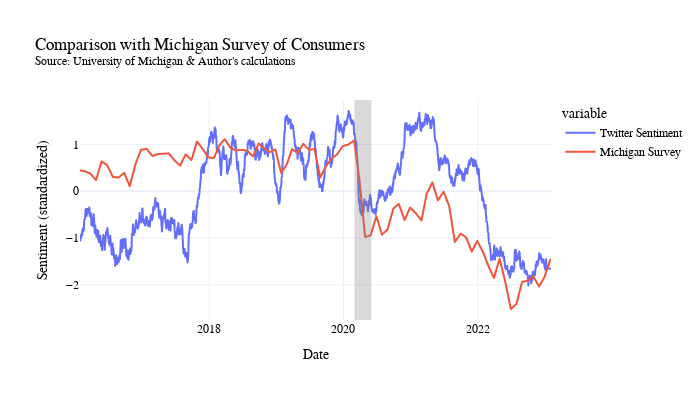
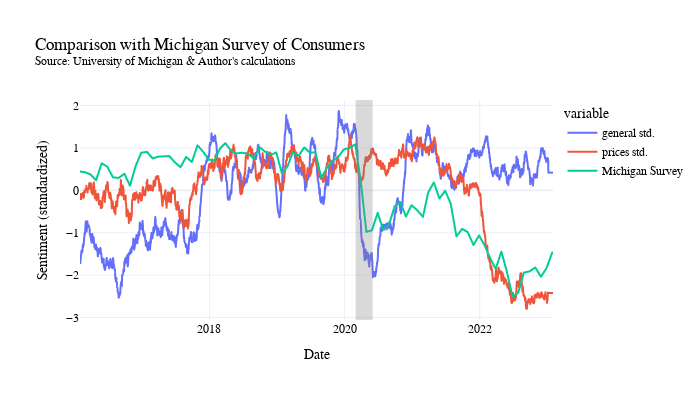

Notebook code cell kept with these figures, in order:
### Code cell
#Create the finalized scores by taking rolling average, and converting to z-score

#Collect both the daily average score and count into one dataframe
merged_df = pd.merge(agg_count, agg_means, left_index=True, right_index=True, how='inner',suffixes=('_count','_mean'))
merged_df = merged_df.sort_index(ascending=True)
#suffix "_x" refers to score, "_y" refers to count
#Create a custom score metric and take a moving average
for cat in category_list:   
    merged_df[cat +"_score"] = merged_df[cat +"_mean"].rolling(30).mean()
    merged_df[cat +" std."] = stats.zscore(merged_df[cat +"_score"], nan_policy='omit')

#Merge the Michigan sentiment with twitter sentiment
merged_plot = pd.merge(merged_df, df_mich, left_index=True, right_index=True, how='left')

#Interpolate missing values due to michigan being monthly and twitter sentiment being daily
merged_plot = merged_plot.interpolate()
merged_plot["Michigan Survey"] = stats.zscore(merged_plot["ICS_ALL"], nan_policy='omit')

#Create the final index by combining general and price sentiment 
merged_plot['total'] = (merged_plot['general_score'] + merged_plot['prices_score'])
merged_plot["Twitter Sentiment"] = stats.zscore(merged_plot["total"], nan_policy='omit')

#Roll forward to get rid of nans from the rolling average 
merged_plot = merged_plot.iloc[32: , :]

#Plot the two for comparison
plot_clean(merged_plot, ['Twitter Sentiment','Michigan Survey'], "Comparison with Michigan Survey of Consumers<br><sup>Source: University of Michigan & Author's calculations</sup>",'Sentiment (standardized)',400)

plot_clean(merged_plot, ['general std.','prices std.','Michigan Survey'], "Comparison with Michigan Survey of Consumers<br><sup>Source: University of Michigan & Author's calculations</sup>",'Sentiment (standardized)',400)

### Figure 1 — Plotly figure (JSON) as saved in the notebook; plotly's stock layout.template omitted (floating-point values rounded to 4 significant figures; data arrays with more than 128 entries replaced by an {"elided": "..."} marker saying what was removed)
{"data": [{"hovertemplate": "variable=Twitter Sentiment<br>date=%{x}<br>value=%{y}<extra></extra>", "legendgroup": "Twitter Sentiment", "line": {"color": "#636efa", "dash": "solid"}, "marker": {"symbol": "circle"}, "mode": "lines", "name": "Twitter Sentiment", "showlegend": true, "type": "scattergl", "x": {"elided": "2558 str values"}, "xaxis": "x", "y": {"elided": "2558 float values"}, "yaxis": "y"}, {"hovertemplate": "variable=Michigan Survey<br>date=%{x}<br>value=%{y}<extra></extra>", "legendgroup": "Michigan Survey", "line": {"color": "#EF553B", "dash": "solid"}, "marker": {"symbol": "circle"}, "mode": "lines", "name": "Michigan Survey", "showlegend": true, "type": "scattergl", "x": {"elided": "2558 str values"}, "xaxis": "x", "y": {"elided": "2558 float values"}, "yaxis": "y"}], "layout": {"font": {"color": "black", "family": "Georgia"}, "height": 400, "legend": {"title": {"text": "variable"}, "tracegroupgap": 0}, "shapes": [{"fillcolor": "grey", "line": {"width": 0}, "opacity": 0.3, "type": "rect", "x0": "2020-03-01 00:00:00", "x1": "2020-06-01 00:00:00", "xref": "x", "y0": 0, "y1": 1, "yref": "y domain"}], "title": {"text": "Comparison with Michigan Survey of Consumers<br><sup>Source: University of Michigan & Author's calculations</sup>"}, "width": 700, "xaxis": {"anchor": "y", "domain": [0, 1], "title": {"text": "Date"}}, "yaxis": {"anchor": "x", "domain": [0, 1], "title": {"text": "Sentiment (standardized)"}}}}

### Figure 2 — Plotly figure (JSON) as saved in the notebook; plotly's stock layout.template omitted (floating-point values rounded to 4 significant figures; data arrays with more than 128 entries replaced by an {"elided": "..."} marker saying what was removed)
{"data": [{"hovertemplate": "variable=general std.<br>date=%{x}<br>value=%{y}<extra></extra>", "legendgroup": "general std.", "line": {"color": "#636efa", "dash": "solid"}, "marker": {"symbol": "circle"}, "mode": "lines", "name": "general std.", "showlegend": true, "type": "scattergl", "x": {"elided": "2558 str values"}, "xaxis": "x", "y": {"elided": "2558 float values"}, "yaxis": "y"}, {"hovertemplate": "variable=prices std.<br>date=%{x}<br>value=%{y}<extra></extra>", "legendgroup": "prices std.", "line": {"color": "#EF553B", "dash": "solid"}, "marker": {"symbol": "circle"}, "mode": "lines", "name": "prices std.", "showlegend": true, "type": "scattergl", "x": {"elided": "2558 str values"}, "xaxis": "x", "y": {"elided": "2558 float values"}, "yaxis": "y"}, {"hovertemplate": "variable=Michigan Survey<br>date=%{x}<br>value=%{y}<extra></extra>", "legendgroup": "Michigan Survey", "line": {"color": "#00cc96", "dash": "solid"}, "marker": {"symbol": "circle"}, "mode": "lines", "name": "Michigan Survey", "showlegend": true, "type": "scattergl", "x": {"elided": "2558 str values"}, "xaxis": "x", "y": {"elided": "2558 float values"}, "yaxis": "y"}], "layout": {"font": {"color": "black", "family": "Georgia"}, "height": 400, "legend": {"title": {"text": "variable"}, "tracegroupgap": 0}, "shapes": [{"fillcolor": "grey", "line": {"width": 0}, "opacity": 0.3, "type": "rect", "x0": "2020-03-01 00:00:00", "x1": "2020-06-01 00:00:00", "xref": "x", "y0": 0, "y1": 1, "yref": "y domain"}], "title": {"text": "Comparison with Michigan Survey of Consumers<br><sup>Source: University of Michigan & Author's calculations</sup>"}, "width": 700, "xaxis": {"anchor": "y", "domain": [0, 1], "title": {"text": "Date"}}, "yaxis": {"anchor": "x", "domain": [0, 1], "title": {"text": "Sentiment (standardized)"}}}}
